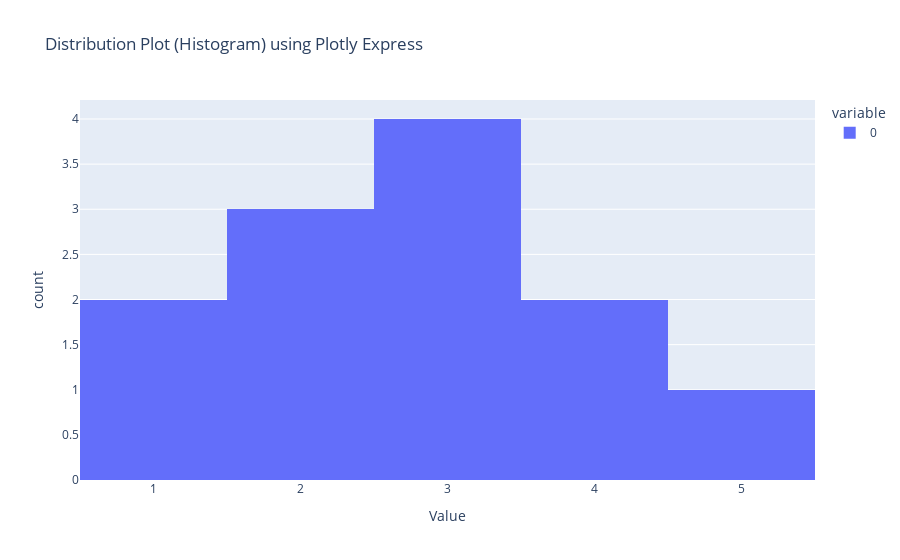

The code cell stored with this chart in its notebook:
### Code cell
import plotly.express as px

# Sample data
data = [1, 1, 2, 2, 2, 3, 3, 3, 3, 4, 4, 5]

# Create a distplot (histogram) using Plotly Express
fig = px.histogram(data, nbins=5, title='Distribution Plot (Histogram) using Plotly Express',
                   labels={'value': 'Value', 'count': 'Count'})

# Show the plot
fig.show()

### Figure 1 — Plotly figure (JSON) as saved in the notebook; plotly's stock layout.template omitted (floating-point values rounded to 4 significant figures)
{"data": [{"alignmentgroup": "True", "bingroup": "x", "hovertemplate": "variable=0<br>Value=%{x}<br>count=%{y}<extra></extra>", "legendgroup": "0", "marker": {"color": "#636efa", "pattern": {"shape": ""}}, "name": "0", "nbinsx": 5, "offsetgroup": "0", "orientation": "v", "showlegend": true, "type": "histogram", "x": [1, 1, 2, 2, 2, 3, 3, 3, 3, 4, 4, 5], "xaxis": "x", "yaxis": "y"}], "layout": {"barmode": "relative", "legend": {"title": {"text": "variable"}, "tracegroupgap": 0}, "title": {"text": "Distribution Plot (Histogram) using Plotly Express"}, "xaxis": {"anchor": "y", "domain": [0, 1], "title": {"text": "Value"}}, "yaxis": {"anchor": "x", "domain": [0, 1], "title": {"text": "count"}}}}
